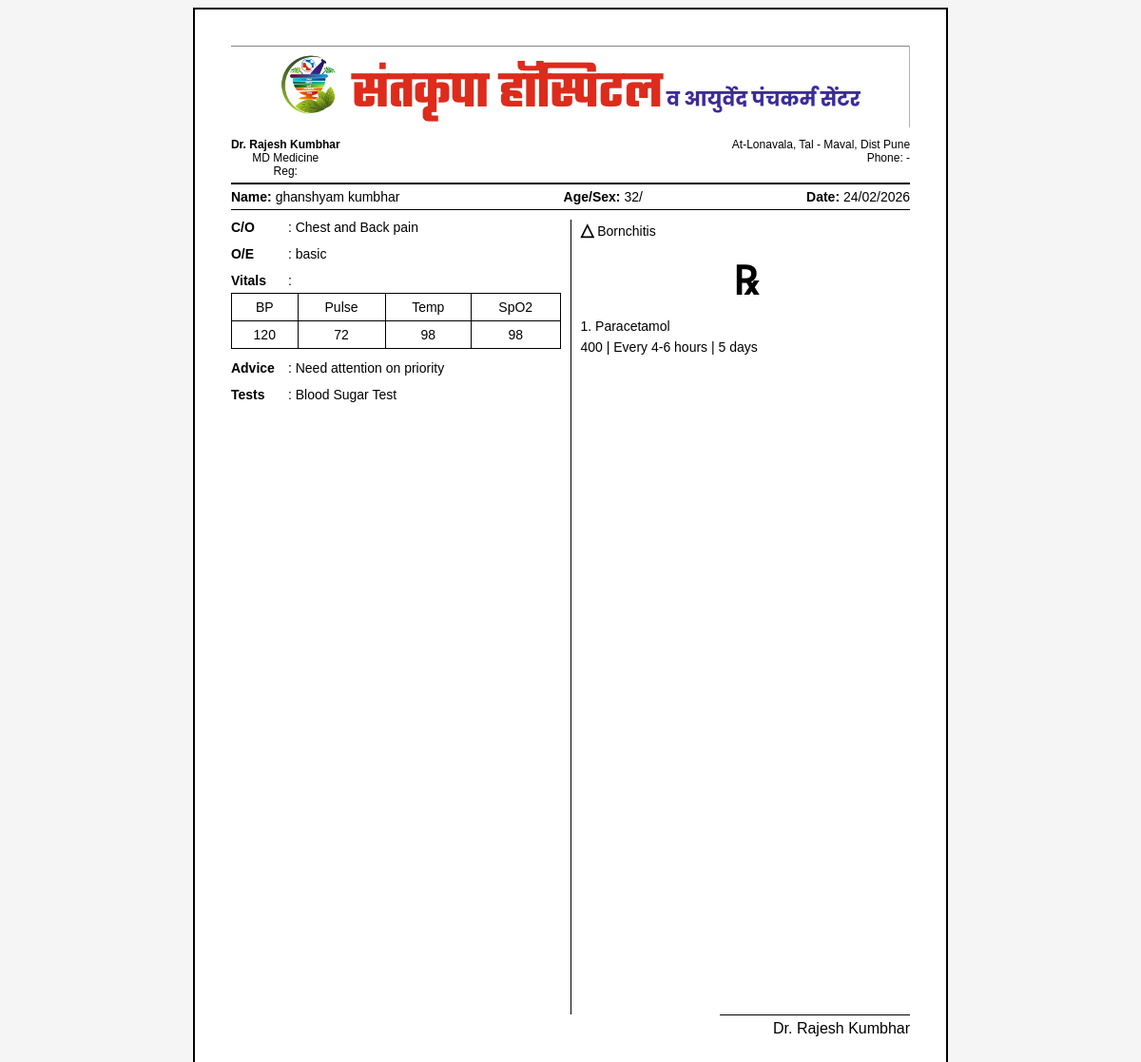
Screenshot of /clinic/ghanshyam_123/doctor/prescription/9/print/ (signed in) with the database file from the repository.
### hospital/models.py (models this page shows, shortened)
class Prescription(models.Model):
    STATUS_CHOICES = [
        ('pending', 'Pending'),
        ('completed', 'Completed'),
        ('cancelled', 'Cancelled'),
    ]
    clinic = models.ForeignKey(Clinic, on_delete=models.CASCADE, related_name='prescriptions', null=True, blank=True)
    patient = models.ForeignKey(Patient, on_delete=models.CASCADE, related_name='prescriptions')
    doctor = models.ForeignKey(Doctor, on_delete=models.SET_NULL, null=True, related_name='prescriptions')
    prescription_date = models.DateTimeField(auto_now_add=True)
    status = models.CharField(max_length=20, choices=STATUS_CHOICES, default='pending')
    admission_recommended = models.BooleanField(default=False, help_text="Doctor recommends patient admission to hospital")
    admission_reason = models.TextField(blank=True, help_text="Reason for recommending admission")
    objects = ClinicManager()
    class Meta:
        ordering = ['-prescription_date']

class Doctor(models.Model):
    clinic = models.ForeignKey(Clinic, on_delete=models.CASCADE, related_name='doctors', null=True, blank=True)
    user = models.OneToOneField(User, on_delete=models.CASCADE)
    specialization = models.CharField(max_length=100)
    license_number = models.CharField(max_length=50)
    objects = ClinicManager()
    class Meta:
        unique_together = [['clinic', 'license_number']]

class User(AbstractUser):
    ROLE_CHOICES = [
        ('super_admin', 'Super Admin'),
        ('admin', 'Clinic Admin'),
        ('doctor', 'Doctor'),
        ('receptionist', 'Receptionist'),
        ('patient', 'Patient'),
        ('lab_tech', 'Lab Technician'),
    ]
    clinic = models.ForeignKey(Clinic, on_delete=models.CASCADE, related_name='users', null=True, blank=True)
    role = models.CharField(max_length=20, choices=ROLE_CHOICES, default='patient')
    created_at = models.DateTimeField(auto_now_add=True)
    class Meta:
        unique_together = [['clinic', 'username']]

class Clinic(models.Model):
    name = models.CharField(max_length=255)
    slug = models.SlugField(unique=True, help_text="Used in URLs: /clinic/{slug}/")
    logo = models.ImageField(upload_to='clinic_logos/', null=True, blank=True)
    address = models.TextField()
    city = models.CharField(max_length=100)
    state = models.CharField(max_length=100)
    zip_code = models.CharField(max_length=20)
    phone_number = models.CharField(max_length=15)
    email = models.EmailField()
    website = models.URLField(null=True, blank=True)
    registration_number = models.CharField(max_length=100, unique=True)
    subscription_status = models.CharField(
        max_length=20,
        choices=[
            ('trial', 'Trial'),
            ('active', 'Active'),
            ('expired', 'Expired'),
            ('suspended', 'Suspended'),
        ],
        default='trial'
    )
    max_doctors = models.IntegerField(default=10)
    max_patients = models.IntegerField(default=1000)
    max_receptionists = models.IntegerField(default=5)
    created_at = models.DateTimeField(auto_now_add=True)
    updated_at = models.DateTimeField(auto_now=True)
    is_active = models.BooleanField(default=True)
    class Meta:
        ordering = ['name']
        verbose_name_plural = "Clinics"

class Patient(models.Model):
    STATUS_CHOICES = [
        ('registered', 'Registered'),
        ('in_diagnosis', 'In Diagnosis'),
        ('treatment_started', 'Treatment Started'),
        ('discharged', 'Discharged'),
    ]
    clinic = models.ForeignKey(Clinic, on_delete=models.CASCADE, related_name='patients', null=True, blank=True)
    patient_id = models.CharField(max_length=20, editable=False)
    user = models.OneToOneField(User, on_delete=models.CASCADE, null=True, blank=True)
    patient_name = models.CharField(max_length=100)
    age = models.IntegerField()
    address = models.TextField()
    phone_number = models.CharField(max_length=15)
    registration_date = models.DateField(auto_now_add=True)
    status = models.CharField(max_length=20, choices=STATUS_CHOICES, default='registered')
    default_password = models.CharField(max_length=20, blank=True)
    registered_by = models.ForeignKey(User, on_delete=models.SET_NULL, null=True, blank=True,
                                     related_name='patients_registered',
                                     limit_choices_to={'role': 'receptionist'})
    objects = ClinicManager()
    class Meta:
        ordering = ['-registration_date']
        unique_together = [['clinic', 'patient_id']]
        indexes = [
            models.Index(fields=['clinic', 'registration_date']),
            models.Index(fields=['clinic', 'phone_number']),
        ]

class DoctorNotes(models.Model):
    clinic = models.ForeignKey(Clinic, on_delete=models.CASCADE, related_name='doctor_notes', null=True, blank=True)
    prescription = models.OneToOneField(Prescription, on_delete=models.CASCADE, related_name='doctor_notes')
    observations = models.TextField()
    diagnosis = models.TextField()
    treatment_plan = models.TextField()
    notes = models.TextField(blank=True)
    created_at = models.DateTimeField(auto_now_add=True)
    updated_at = models.DateTimeField(auto_now=True)
    objects = ClinicManager()

class Vitals(models.Model):
    clinic = models.ForeignKey(Clinic, on_delete=models.CASCADE, null=True, blank=True)
    prescription = models.OneToOneField(Prescription, on_delete=models.CASCADE, related_name='vitals')
    bp = models.CharField(max_length=20, blank=True, null=True)
    pulse = models.CharField(max_length=20, blank=True, null=True)
    temp = models.CharField(max_length=20, blank=True, null=True)
    spo2 = models.CharField(max_length=20, blank=True, null=True)
    created_at = models.DateTimeField(auto_now_add=True)
    objects = ClinicManager()

class Test(models.Model):
    TEST_TYPES = [
        ('blood', 'Blood Test'),
        ('urine', 'Urine Test'),
        ('xray', 'X-Ray'),
        ('ultrasound', 'Ultrasound'),
        ('ecg', 'ECG'),
        ('ct_scan', 'CT Scan'),
        ('mri', 'MRI'),
        ('other', 'Other'),
    ]
    clinic = models.ForeignKey(Clinic, on_delete=models.CASCADE, related_name='tests', null=True, blank=True)
    prescription = models.ForeignKey(Prescription, on_delete=models.CASCADE, related_name='tests')
    test_type = models.CharField(max_length=50, choices=TEST_TYPES)
    test_name = models.CharField(max_length=200)
    description = models.TextField(blank=True)
    test_date = models.DateField(null=True, blank=True)
    result = models.TextField(blank=True)
    is_completed = models.BooleanField(default=False)
    objects = ClinicManager()

class Medicine(models.Model):
    clinic = models.ForeignKey(Clinic, on_delete=models.CASCADE, related_name='medicines', null=True, blank=True)
    prescription = models.ForeignKey(Prescription, on_delete=models.CASCADE, related_name='medicines')
    medicine_name = models.CharField(max_length=200)
    dosage = models.CharField(max_length=100)
    frequency = models.CharField(max_length=100)  # e.g., "Twice a day", "Once daily"
    duration = models.CharField(max_length=100)   # e.g., "7 days", "2 weeks"
    instructions = models.TextField(blank=True)
    objects = ClinicManager()

### hospital/views.py (the view)
# urls.py: path('doctor/prescription/<int:prescription_id>/print/', views.print_prescription, name='print_prescription'),
@login_required(login_url='login')
def print_prescription(request, prescription_id, clinic_slug=None):
    prescription = get_object_or_404(Prescription, id=prescription_id)
    if request.user.role == 'doctor':
        doctor = Doctor.objects.get(user=request.user)
        if prescription.doctor != doctor:
            if clinic_slug:
                return redirect('doctor_dashboard', clinic_slug=clinic_slug)
            return redirect('doctor_dashboard')
    elif request.user.role == 'patient':
        patient = Patient.objects.get(user=request.user)
        if prescription.patient != patient:
            return redirect('patient_dashboard')
    else:
        return redirect('homepage')
    tests = prescription.tests.all()
    medicines = prescription.medicines.all()
    doctor_notes = prescription.doctor_notes if hasattr(prescription, 'doctor_notes') else None
    vitals = getattr(prescription, 'vitals', None)
    context = {
        'prescription': prescription,
        'tests': tests,
        'medicines': medicines,
        'doctor_notes': doctor_notes,
        'vitals': vitals,
    }
    return render(request, 'hospital/print_prescription.html', context)

### hospital/managers.py (called while the page is built)
    def get_queryset(self):
        return super().get_queryset()

### hospital/templates/hospital/print_prescription.html (shortened to what this page needs)
<!DOCTYPE html>
{% load static %}
<html lang="en">
<head>
</head>
<body>
<div class="container">
    <div class="header">
        <img src="{% static 'images/header.png' %}">
        <div class="header-info">
            <div>
                <strong>Dr. {{ prescription.doctor.user.get_full_name }}</strong><br>
                {{ prescription.doctor.specialization }}<br>
                Reg: {{ prescription.doctor.registration_number }}
            </div>
            <div style="text-align:right;">
                {{ prescription.clinic.address }}<br>
                Phone: {{ prescription.clinic.phone|default:"-" }}
            </div>
        </div>
    </div>
    <div class="patient-row">
        <div><b>Name:</b> {{ prescription.patient.patient_name }}</div>
        <div><b>Age/Sex:</b> {{ prescription.patient.age }}/{{ prescription.patient.gender }}</div>
        <div><b>Date:</b> {{ prescription.prescription_date|date:"d/m/Y" }}</div>
    </div>
    <div class="rx-body">
        <div class="left">
            <div class="section">
                <span class="label">C/O</span>: {{ doctor_notes.observations|default:"-" }}
            </div>
            <div class="section">
                <span class="label">O/E</span>: {{ doctor_notes.treatment_plan|default:"-" }}
            </div>
            <div class="section">
                <span class="label">Vitals</span>:
                <table class="vitals-table">
                    <tr>
                        <td>BP</td>
                        <td>Pulse</td>
                        <td>Temp</td>
                        <td>SpO2</td>
                    </tr>
                    <tr>
                        <td>{{ vitals.bp|default:"-" }}</td>
                        <td>{{ vitals.pulse|default:"-" }}</td>
                        <td>{{ vitals.temp|default:"-" }}</td>
                        <td>{{ vitals.spo2|default:"-" }}</td>
                    </tr>
                </table>
            </div>
            <div class="section">
                <span class="label">Advice</span>: {{ doctor_notes.notes|default:"-" }}
            </div>
            <div class="section">
                <span class="label">Tests</span>:
                {% for test in tests %}
                    {{ test.test_name }}{% if not forloop.last %}, {% endif %}
                {% empty %}
                    -
                {% endfor %}
            </div>
        </div>
        <div class="right">
            <div class="section">
                <span class="triangle">△</span>
                {{ doctor_notes.diagnosis|default:"-" }}
            </div>
            <div class="rx">℞</div>
            {% for medicine in medicines %}
                <div class="medicine">
                    {{ forloop.counter }}. {{ medicine.medicine_name }}<br>
                    {{ medicine.dosage }} |
                    {{ medicine.frequency }} |
                    {{ medicine.duration }}
                </div>
            {% empty %}
                <p>No medicines</p>
            {% endfor %}
        </div>
    </div>
    <div class="footer">
        <div class="signature">
            <div class="sign-line"></div>
            Dr. {{ prescription.doctor.user.get_full_name }}
        </div>
    </div>
</div>
</body>
</html>

### hospital/templates/hospital/print_prescription.html (style rules this page uses)
body { font-family: Arial, sans-serif; background: #f5f5f5; }
.container { width: 210mm; min-height: 297mm; margin: auto; background: white; padding: 10mm; border: 2px solid #000; box-sizing: border-box; display: flex; flex-direction: column; }
.header { border-bottom: 2px solid black; text-align: center; padding-bottom: 5px; }
.header img { width: 100%; max-height: 90px; }
.header-info { display: flex; justify-content: space-between; font-size: 12px; margin-top: 5px; }
.patient-row { display: flex; justify-content: space-between; border-bottom: 1px solid black; margin-top: 5px; padding-bottom: 5px; font-size: 14px; }
.rx-body { flex-grow: 1; display: flex; margin-top: 10px; }
.left { width: 50%; border-right: 1px solid black; padding-right: 10px; }
.right { width: 50%; padding-left: 10px; }
.section { margin-bottom: 12px; font-size: 14px; }
.label { font-weight: bold; display: inline-block; width: 60px; }
.vitals-table { width: 100%; border-collapse: collapse; margin-top: 5px; }
.vitals-table td { border: 1px solid black; padding: 6px; text-align: center; }
.triangle { font-size: 18px; font-weight: bold; }
.rx { text-align: center; font-size: 42px; font-weight: bold; margin: 10px 0; }
.medicine { margin-bottom: 15px; font-size: 14px; line-height: 1.6; }
.footer { margin-top: auto; display: flex; justify-content: flex-end; }
.signature { text-align: right; }
.sign-line { width: 200px; border-top: 1px solid black; margin-bottom: 5px; }

### rows the page displays
Prescription: doctor.user.get_full_name "Rajesh Kumbhar", doctor.specialization "MD Medicine", clinic.address "At-Lonavala, Tal - Maval, Dist Pune", clinic.phone "-", patient.patient_name "ghanshyam kumbhar", patient.age "32", prescription_date "24/02/2026"
DoctorNotes: observations "Chest and Back pain", treatment_plan "basic", notes "Need attention on priority", diagnosis "Bornchitis"
Vitals: bp "120", pulse "72", temp "98", spo2 "98"
Test: test_name "Blood Sugar Test"
Medicine: medicine_name "Paracetamol", dosage "400", frequency "Every 4-6 hours", duration "5 days"
